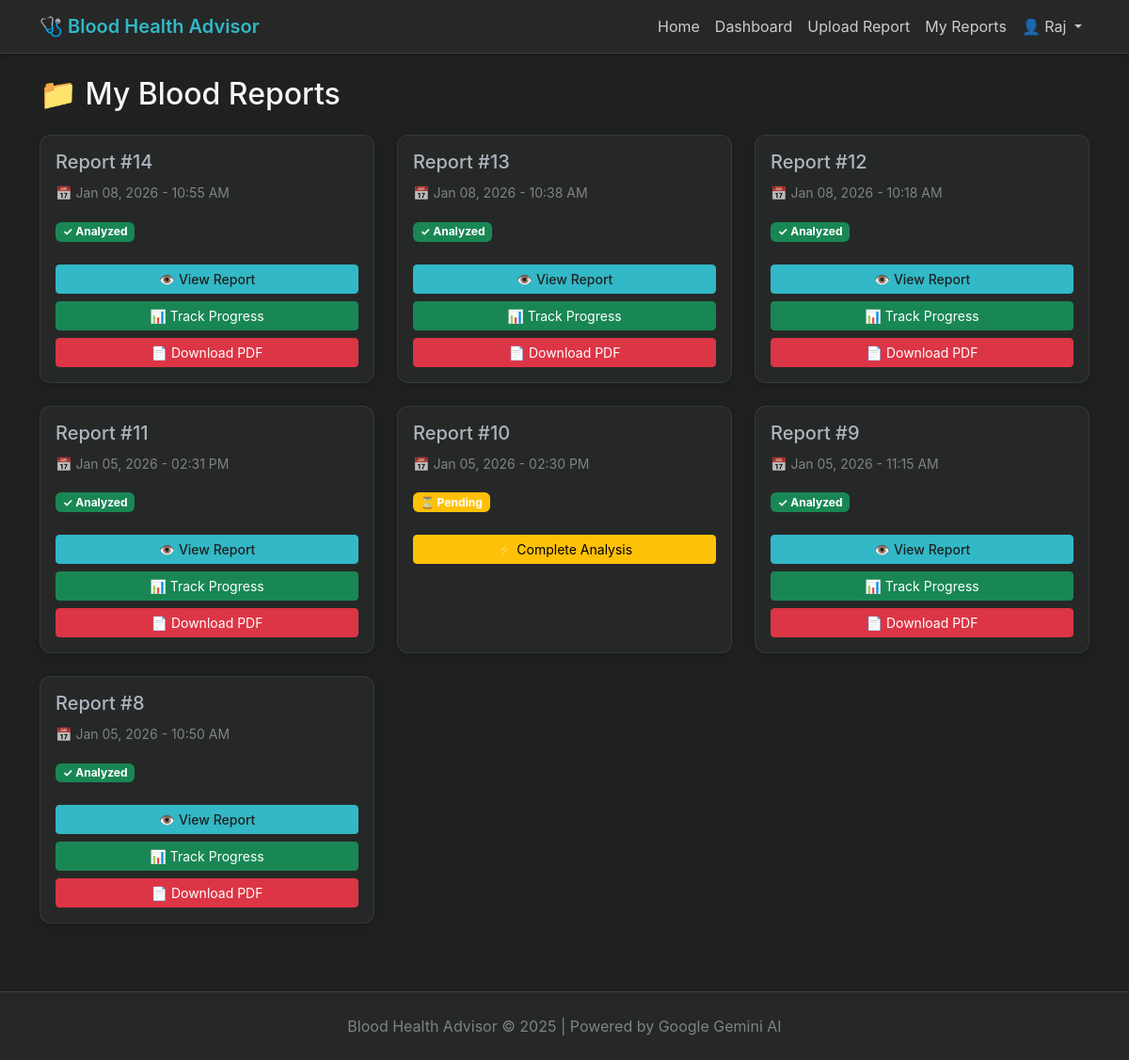
/reports/ (signed in), run on the app's committed database.
### analyzer/models.py (models this page shows, shortened)
class BloodReport(models.Model):
    user = models.ForeignKey(User, on_delete=models.CASCADE, null=True, blank=True)
    report_file = models.FileField(upload_to='blood_reports/')
    extracted_text = models.TextField(blank=True)
    uploaded_at = models.DateTimeField(auto_now_add=True)
    class Meta:
        ordering = ['-uploaded_at']

### analyzer/views.py (the view)
# urls.py: path('reports/', views.report_list, name='report_list'),
@login_required
def report_list(request):
    reports = BloodReport.objects.filter(user=request.user).order_by('-uploaded_at')
    return render(request, 'analyzer/report_list.html', {'reports': reports})

### templates/analyzer/report_list.html (shortened to what this page needs)
{% extends 'base.html' %}
{% load custom_filters %}
{% block content %}
<div class="row">
    <div class="col-12">
        <h2 class="mb-4">📁 My Blood Reports</h2>
        {% if reports %}
            <div class="row">
                {% for report in reports %}
                    <div class="col-md-6 col-lg-4 mb-4">
                        <div class="card h-100">
                            <div class="card-body">
                                <h5 class="card-title">Report #{{ report.id }}</h5>
                                <p class="text-muted">
                                    <small>📅 {{ report.uploaded_at|date:"M d, Y - h:i A" }}</small>
                                </p>
                                {% if report.recommendation %}
                                    <span class="badge bg-success mb-2">✓ Analyzed</span>
                                {% else %}
                                    <span class="badge bg-warning mb-2">⏳ Pending</span>
                                {% endif %}
                                <div class="d-grid gap-2 mt-3">
                                    {% if report.recommendation %}
                                        <a href="{% url 'generate_recommendations' report.id %}"
                                           class="btn btn-primary btn-sm">
                                            👁️ View Report
                                        </a>
                                        <a href="{% url 'progress_tracker' report.id %}"
                                           class="btn btn-success btn-sm">
                                            📊 Track Progress
                                        </a>
                                        <a href="{% url 'download_pdf_report' report.id %}"
                                           class="btn btn-danger btn-sm">
                                            📄 Download PDF
                                        </a>
                                    {% else %}
                                        <a href="{% url 'allergy_info' report.id %}"
                                           class="btn btn-warning btn-sm">
                                            ⚡ Complete Analysis
                                        </a>
                                    {% endif %}
                                </div>
                            </div>
                        </div>
                    </div>
                {% endfor %}
            </div>
        {% else %}
            <div class="alert alert-info">
                <h5>No reports yet!</h5>
                <p>Upload your first blood report to get started.</p>
                <a href="{% url 'upload_report' %}" class="btn btn-primary">📤 Upload Report</a>
            </div>
        {% endif %}
    </div>
</div>
{% endblock %}

### templates/base.html (shortened to what this page needs)
<!DOCTYPE html>
<html lang="en" data-bs-theme="dark">
<head>
    <link href="https://cdn.jsdelivr.net/npm/bootstrap@5.3.0/dist/css/bootstrap.min.css" rel="stylesheet">
</head>
<body>
    <nav class="navbar navbar-expand-lg navbar-dark">
        <div class="container">
            <a class="navbar-brand" href="{% url 'home' %}">🩺 Blood Health Advisor</a>
            <div class="collapse navbar-collapse" id="navbarNav">
                <ul class="navbar-nav ms-auto">
                    <li class="nav-item">
                        <a class="nav-link" href="{% url 'home' %}">Home</a>
                    </li>
                    {% if user.is_authenticated %}
                        <li class="nav-item">
                            <a class="nav-link" href="{% url 'dashboard' %}">Dashboard</a>
                        </li>
                        <li class="nav-item">
                            <a class="nav-link" href="{% url 'upload_report' %}">Upload Report</a>
                        </li>
                        <li class="nav-item">
                            <a class="nav-link" href="{% url 'report_list' %}">My Reports</a>
                        </li>
                        <li class="nav-item dropdown">
                            <a class="nav-link dropdown-toggle" href="#" id="userDropdown" role="button"
                            data-bs-toggle="dropdown" aria-expanded="false">
                                👤 {{ user.username }}
                            </a>
                        </li>
                    {% endif %}
                </ul>
            </div>
        </div>
    </nav>
    <main class="container mt-4 mb-5">
        {% block content %}{% endblock %}
    </main>
    <footer class="text-center py-4 mt-5">
        <p class="mb-0 text-muted">Blood Health Advisor &copy; 2025 | Powered by Google Gemini AI</p>
    </footer>
</body>
</html>

### templates/base.html (style rules this page uses)
:root { --primary-color: #32b8c6; --primary-hover: #2da6b2; --secondary-color: #777c7c; --bg-color: #1f2121; --surface-color: #262828; }
body { background-color: var(--bg-color); font-family: -apple-system, BlinkMacSystemFont, 'Segoe UI', Roboto, sans-serif; color: #f5f5f5; }
.navbar { background-color: var(--surface-color) !important; box-shadow: 0 2px 4px rgba(0,0,0,0.3); border-bottom: 1px solid rgba(119, 124, 124, 0.3); }
.navbar-brand { color: var(--primary-color) !important; font-weight: 600; }
.nav-link { color: rgba(245, 245, 245, 0.8) !important; }
.btn-primary { background-color: var(--primary-color); border-color: var(--primary-color); color: #1f2121; font-weight: 500; }
.card { border-radius: 12px; box-shadow: 0 2px 8px rgba(0,0,0,0.2); border: 1px solid rgba(119, 124, 124, 0.2); background-color: var(--surface-color); }
footer { background-color: var(--surface-color) !important; border-top: 1px solid rgba(119, 124, 124, 0.3); color: rgba(167, 169, 169, 0.7); }
.text-muted { color: rgba(167, 169, 169, 0.7) !important; }

### data on the page
BloodReport: id "14", uploaded_at "Jan 08, 2026 - 10:55 AM", shows "✓ Analyzed", shows "👁️ View Report"
BloodReport: id "13", uploaded_at "Jan 08, 2026 - 10:38 AM", shows "✓ Analyzed", shows "👁️ View Report"
BloodReport: id "12", uploaded_at "Jan 08, 2026 - 10:18 AM", shows "✓ Analyzed", shows "👁️ View Report"
BloodReport: id "11", uploaded_at "Jan 05, 2026 - 02:31 PM", shows "✓ Analyzed", shows "👁️ View Report"
BloodReport: id "10", uploaded_at "Jan 05, 2026 - 02:30 PM", shows "⏳ Pending", shows "⚡ Complete Analysis"
BloodReport: id "9", uploaded_at "Jan 05, 2026 - 11:15 AM", shows "✓ Analyzed", shows "👁️ View Report"
BloodReport: id "8", uploaded_at "Jan 05, 2026 - 10:50 AM", shows "✓ Analyzed", shows "👁️ View Report"

### other printed values
{{ user.username }} "Raj"
